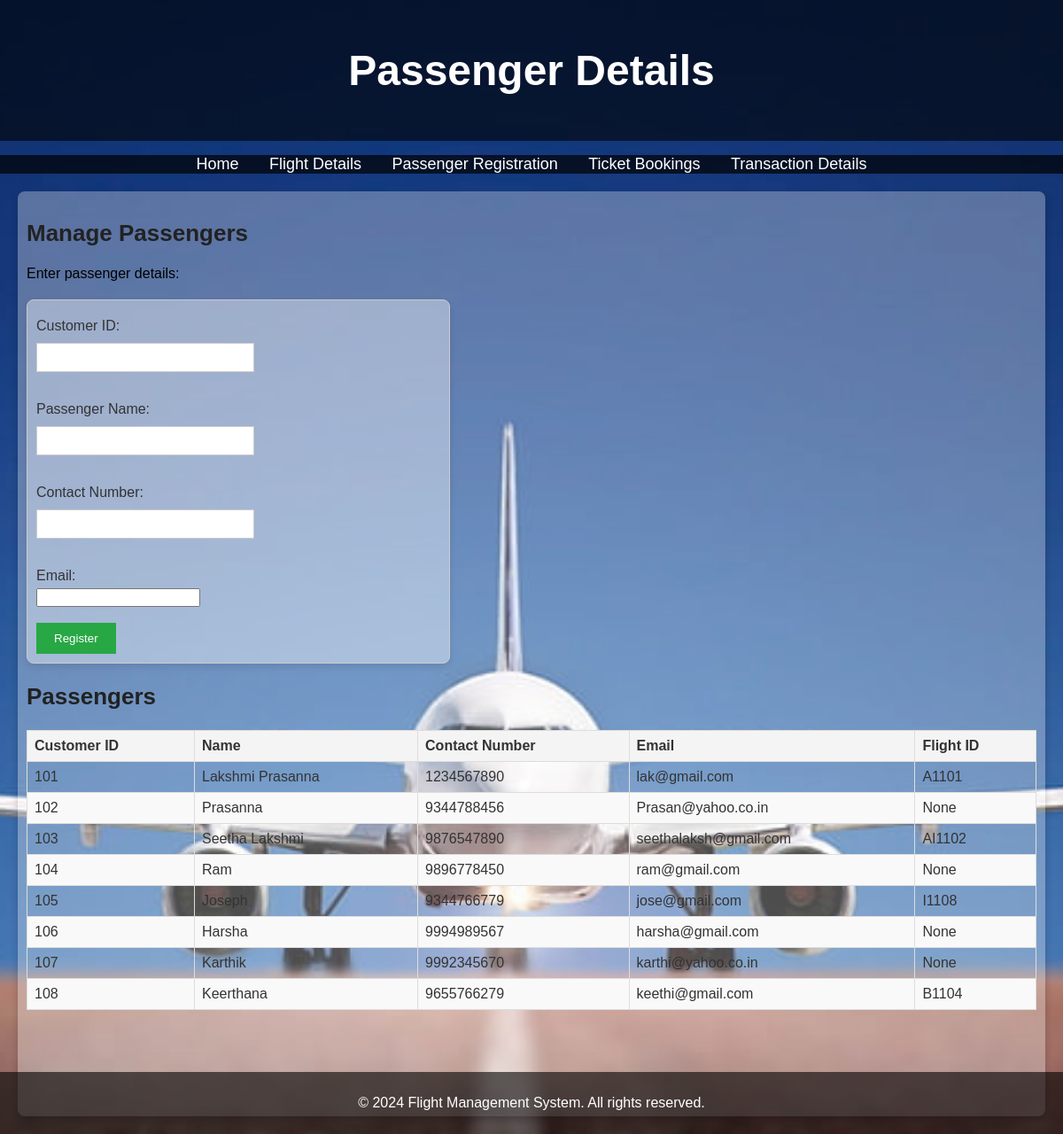
Page /passenger-management on the committed database.
### tables this page shows
CREATE TABLE passengers (
    customer_id TEXT PRIMARY KEY,
    passenger_name TEXT,
    contact_number TEXT,
    email TEXT,
    flight_id TEXT,
    FOREIGN KEY (flight_id) REFERENCES flights(flight_id)
);

### app.py (the view, shortened to what this page needs)
@app.route('/passenger-management', methods=['GET', 'POST'])
def passenger_management():
    conn = get_db_connection()
    passengers = conn.execute('SELECT * FROM passengers').fetchall()
    conn.close()
    return render_template('passenger-management.html', passengers=passengers)

### app.py (called while the page is built)
def get_db_connection():
    conn = sqlite3.connect('database.db',timeout=5)
    conn.row_factory = sqlite3.Row
    return conn

### templates/passenger-management.html (shortened to what this page needs)
<!DOCTYPE html>
<html lang="en">
<head>
    <link rel="stylesheet" href="{{ url_for('static', filename='styles.css') }}">
</head>
<body>
    <header>
        <h1>Passenger Details</h1>
    </header>
    <nav>
    <ul>
        <li><a href="{{ url_for('index') }}">Home</a></li>
        <li><a href="{{ url_for('flight_management') }}">Flight Details</a></li>
        <li><a href="{{ url_for('passenger_management') }}">Passenger Registration</a></li>
        <li><a href="{{ url_for('bookings') }}">Ticket Bookings</a></li>
        <li><a href="{{ url_for('transaction_management') }}">Transaction Details</a></li>
    </ul>
    </nav>
    <section>
        <h2>Manage Passengers</h2>
        <p>Enter passenger details:</p>
        <form action="/passenger-management" method="POST">
            <label for="customer-id">Customer ID:</label>
            <input type="text" id="customer-id" name="customer-id" required><br><br>
            <label for="passenger-name">Passenger Name:</label>
            <input type="text" id="passenger-name" name="passenger-name" required><br><br>
            <label for="contact-number">Contact Number:</label>
            <input type="tel" id="contact-number" name="contact-number" required><br><br>
            <label for="email">Email:</label>
            <input type="email" id="email" name="email" required><br><br>
            <input type="submit" value="Register">
        </form>
        <h2>Passengers</h2>
        <table>
            <thead>
                <tr>
                    <th>Customer ID</th>
                    <th>Name</th>
                    <th>Contact Number</th>
                    <th>Email</th>
                    <th>Flight ID</th>
                </tr>
            </thead>
            <tbody>
                {% for passenger in passengers %}
                <tr>
                    <td>{{ passenger.customer_id }}</td>
                    <td>{{ passenger.passenger_name }}</td>
                    <td>{{ passenger.contact_number }}</td>
                    <td>{{ passenger.email }}</td>
                    <td>{{ passenger.flight_id or 'None' }}</td>
                </tr>
                {% endfor %}
            </tbody>
        </table>
    </section>
    <footer>
        <p>&copy; 2024 Flight Management System. All rights reserved.</p>
    </footer>
</body>
</html>

### static/styles.css (style rules this page uses)
body { font-family: Arial, sans-serif; margin: 0; padding: 0; background-image: url('/static/airplane-s.jpg'); background-size: cover; background-position: center; background-repeat: no-repeat; background-attachment: fixed; color: #333; }
header { background-color: rgba(0, 0, 0, 0.6); color: white; padding: 20px 0; text-align: center; font-size: 24px; }
nav ul { background-color: rgba(0, 0, 0, 0.7); list-style: none; padding: 0; text-align: center; }
nav ul li { display: inline; margin: 0 15px; }
nav ul li a { color: white; text-decoration: none; font-size: 18px; }
section { margin: 20px; padding: 10px; background-color: rgba(255, 255, 255, 0.3); border-radius: 8px; box-shadow: 0 4px 8px rgba(0, 0, 0, 0.2); padding-bottom: 100px; }
section h2 { font-size: 26px; color: #222; }
section p { font-size: 16px; color: #000; }
footer { text-align: center; background-color: rgba(0, 0, 0, 0.6); color: white; padding: 10px 0; position: fixed; bottom: 0; width: 100%; }
form { margin: 20px 0; padding: 10px; background-color: rgba(255, 255, 255, 0.4); border: 1px solid #ccc; width: 40%; min-width: 300px; border-radius: 8px; box-shadow: 0 4px 8px rgba(0, 0, 0, 0.1); }
form label { display: block; margin: 10px 0 5px; }
form input[type="text"], form input[type="tel"], form input[type="time"] { width: 50%; padding: 8px; margin: 5px 0; border: 1px solid #ccc; }
form input[type="submit"] { padding: 10px 20px; background-color: #28a745; color: white; border: none; cursor: pointer; }
table { width: 100%; border-collapse: collapse; margin: 20px 0; padding-bottom: 60px; }
table, th, td { border: 1px solid #ddd; }
table th, table td { padding: 8px; text-align: left; }
table th { background-color: #f4f4f4; }
table tr:nth-child(even) { background-color: #f9f9f9; }

### rows in the picture
passengers: customer_id "101", passenger_name "Lakshmi Prasanna", contact_number "1234567890", email "lak@gmail.com", flight "A1101"
passengers: customer_id "102", passenger_name "Prasanna", contact_number "9344788456", email "Prasan@yahoo.co.in", flight_id "None"
passengers: customer_id "103", passenger_name "Seetha Lakshmi", contact_number "9876547890", email "seethalaksh@gmail.com", flight "AI1102"
passengers: customer_id "104", passenger_name "Ram", contact_number "9896778450", email "ram@gmail.com", flight_id "None"
passengers: customer_id "105", passenger_name "Joseph", contact_number "9344766779", email "jose@gmail.com", flight "I1108"
passengers: customer_id "106", passenger_name "Harsha", contact_number "9994989567", email "harsha@gmail.com", flight_id "None"
passengers: customer_id "107", passenger_name "Karthik", contact_number "9992345670", email "karthi@yahoo.co.in", flight_id "None"
passengers: customer_id "108", passenger_name "Keerthana", contact_number "9655766279", email "keethi@gmail.com", flight "B1104"
